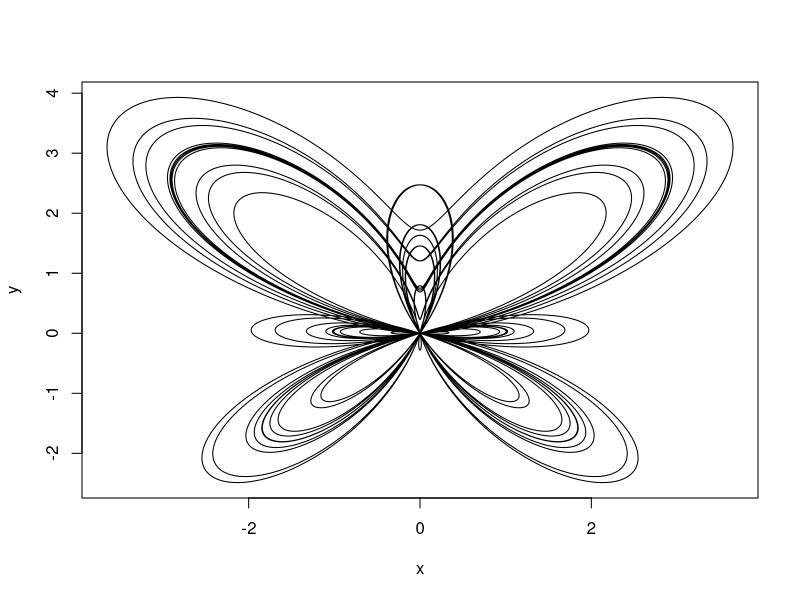

R code for this plot:
#butterfly curve
t = seq(-1000,1000,0.01)
x = sin(t)*(exp(1)**cos(t)-2*cos(4*t)-sin(t/12)*sin(t/12)*sin(t/12)*sin(t/12)*sin(t/12))
y = cos(t)*(exp(1)**cos(t)-2*cos(4*t)-sin(t/12)*sin(t/12)*sin(t/12)*sin(t/12)*sin(t/12))
plot(x,y, type = "l")
